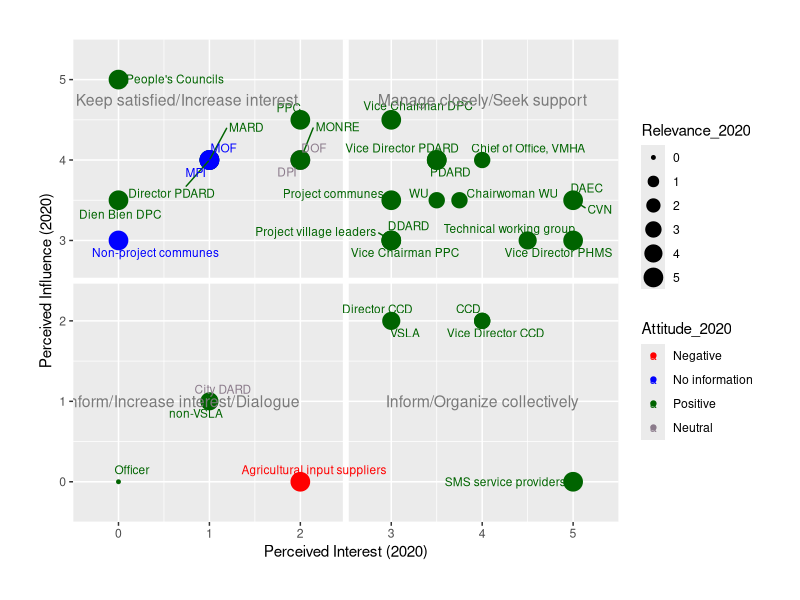
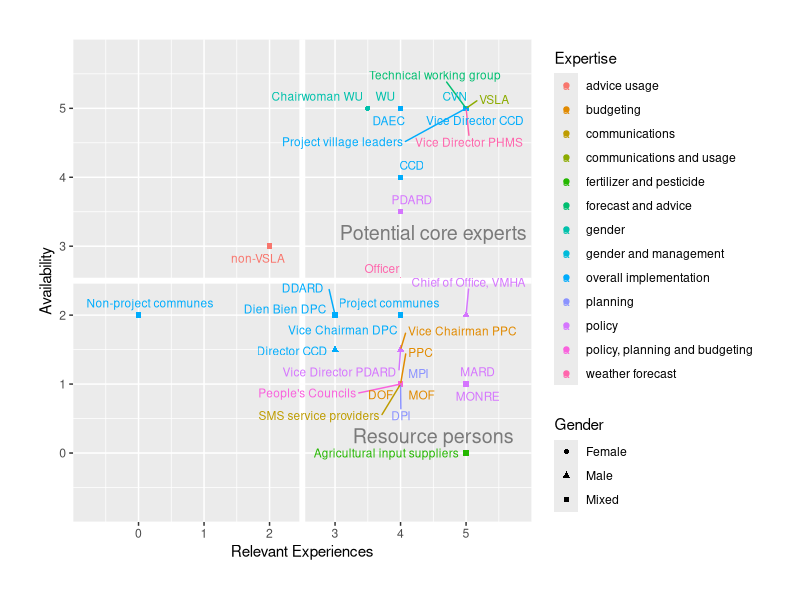
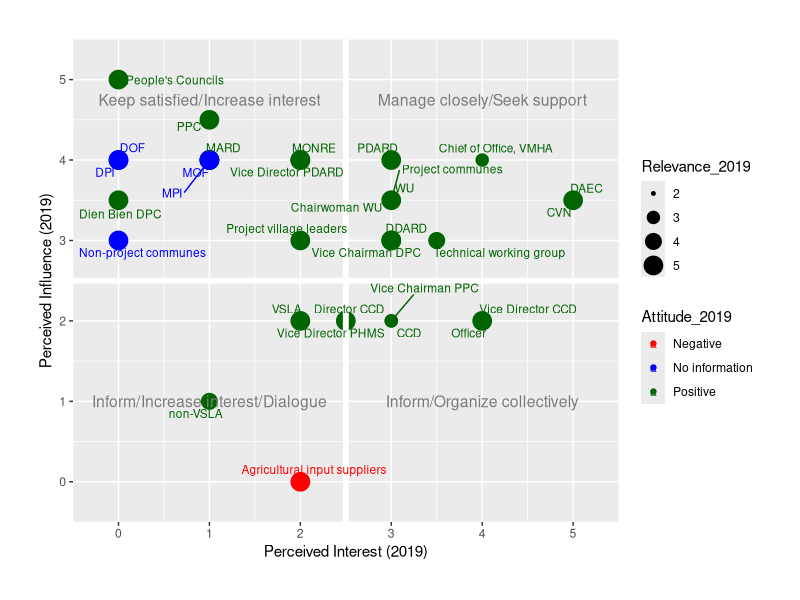
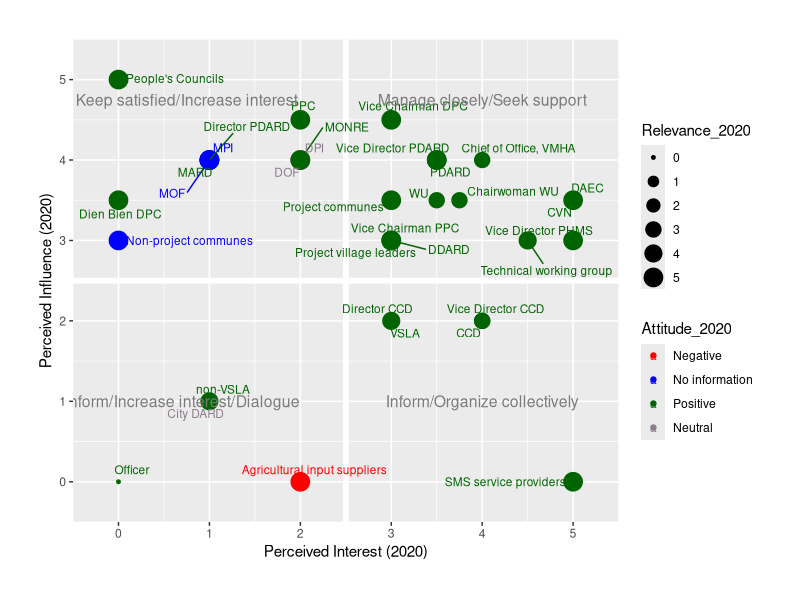

Write R code to recreate these figures, in order.
#test file####

#install.packages("ggrepel")
library(ggplot2)
library(ggrepel)
library(ggthemes)
#Call data for stakeholders' expertise, willingness and potential contribution 
#in the decision analysis#

stakeholder<-read.csv("stakeholder.csv")
#1. Plot stakeholders' experience, availability and expertise in decision analysis ####

expertplot<-ggplot(data = stakeholder, aes(x=Experience, y=Availability, label =stakeholders, color=Expertise))+ 
  geom_point(aes(shape=Gender))+
  xlab("Relevant Experiences")+
 #label names of stakeholder and expand space to show full names
  scale_x_continuous(labels = paste(seq(0, 5, by = 1)), 
                     breaks = seq(0,5, by = 1), 
                     limits = c(0, 5),
                     expand = c(0,1))+
  scale_y_continuous(labels = paste(seq(0, 5, by = 1)), 
                     breaks = seq(0,5, by = 1), 
                     limits = c(0, 5),
                     expand = c(0,1))+
  theme(plot.margin = unit(c(1,1,1,1), "cm"))+
# Create line to categorize stakeholders
  geom_hline(yintercept=2.5, color="white", size=2)+
  geom_vline(xintercept=2.5, color="white", size=2)+
# Show all names of overlapped values
# https://ggrepel.slowkow.com/articles/examples.html
  geom_text_repel(box.padding = 0.3, max.overlaps = Inf, size=3)+
  annotate("text", label = "Potential core experts",
    x = 4.5, y = 3.2, size = 5, colour = "grey48")+
  annotate("text", label = "Resource persons",
           x = 4.5, y = 0.25, size = 5, colour = "grey48")
 ggsave("expertplot.jpeg", dpi=400, height=7, width = 8)
 
#2. Stakeholder power and interest analysis in 2019####
 stakeholder<-read.csv("stakeholder.csv")
 Stakeholder_analysis_2019<-ggplot(data = stakeholder, aes(x=Interest_2019, y=Influence_2019, 
                                label=stakeholders,
                                color=Attitude_2019, size=Relevance_2019))+ 
   geom_point()+
   xlab("Perceived Interest (2019)")+
   ylab("Perceived Influence (2019)")+
   
   #label names of stakeholder and expand space to show full names
   scale_x_continuous(labels = paste(seq(0, 5, by = 1)), 
                      breaks = seq(0,5, by = 1), 
                      limits = c(0, 5),
                      expand = c(0,0.5))+
   scale_y_continuous(labels = paste(seq(0, 5, by = 1)), 
                      breaks = seq(0,5, by = 1), 
                      limits = c(0, 5),
                      expand = c(0,0.5))+
   theme(plot.margin = unit(c(1,1,1,1), "cm"))+
   scale_color_manual(breaks = c("Negative", "No information", "Positive"),
                      values=c("red", "blue", "dark green"))+
   # Create line to categorize stakeholders
   geom_hline(yintercept=2.5, color="white", size=2)+
   geom_vline(xintercept=2.5, color="white", size=2)+
   # Show all names of overlapped values
   # https://ggrepel.slowkow.com/articles/examples.html
   geom_text_repel(box.padding = 0.3, max.overlaps = Inf, size=3)+
   annotate("text", label = "Manage closely/Seek support",
            x = 4.0, y = 4.75, size = 4.0, colour = "grey48")+
   annotate("text", label = "Inform/Organize collectively",
            x = 4.0, y = 1.0, size = 4.0, colour = "grey48")+
   annotate("text", label = "Keep satisfied/Increase interest",
          x = 1.0, y = 4.75, size = 4.0, colour = "grey48")+
   annotate("text", label = "Inform/Increase interest/Dialogue",
            x = 1.0, y = 1.0, size = 4.0, colour = "grey48")
 ggsave("stakeholder_analysis_2019.jpeg", dpi=400, height=7, width = 8)
 
 #2. Stakeholder power and interest analysis in 2020####
 stakeholder<-read.csv("stakeholder.csv")
 ggplot(data = stakeholder, aes(x=Interest_2020, y=Influence_2020, 
                                label=stakeholders,
                                color=Attitude_2020, size=Relevance_2020))+ 
   geom_point()+
   xlab("Perceived Interest (2020)")+
   ylab("Perceived Influence (2020)")+
   
   #label names of stakeholder and expand space to show full names
   scale_x_continuous(labels = paste(seq(0, 5, by = 1)), 
                      breaks = seq(0,5, by = 1), 
                      limits = c(0, 5),
                      expand = c(0,0.5))+
   scale_y_continuous(labels = paste(seq(0, 5, by = 1)), 
                      breaks = seq(0,5, by = 1), 
                      limits = c(0, 5),
                      expand = c(0,0.5))+
   theme(plot.margin = unit(c(1,1,1,1), "cm"))+
   scale_color_manual(breaks = c("Negative", "No information", "Positive", "Neutral"),
                      values=c("red", "blue", "dark green", "thistle4"))+
   # Create line to categorize stakeholders
   geom_hline(yintercept=2.5, color="white", size=2)+
   geom_vline(xintercept=2.5, color="white", size=2)+
   # Show all names of overlapped values
   # https://ggrepel.slowkow.com/articles/examples.html
   geom_text_repel(box.padding = 0.3, max.overlaps = Inf, size=3)+
   annotate("text", label = "Manage closely/Seek support",
            x = 4.0, y = 4.75, size = 4.0, colour = "grey48")+
   annotate("text", label = "Inform/Organize collectively",
            x = 4.0, y = 1.0, size = 4.0, colour = "grey48")+
   annotate("text", label = "Keep satisfied/Increase interest",
            x = 0.75, y = 4.75, size = 4.0, colour = "grey48")+
   annotate("text", label = "Inform/Increase interest/Dialogue",
            x = 0.7, y = 1.0, size = 4.0, colour = "grey48")
 ggsave("stakeholder_analysis_2020.jpeg", dpi=400, height=7, width = 8)
 


#https://stackoverflow.com/questions/15624656/label-points-in-geom-point
#https://intellipaat.com/community/16343/how-to-put-labels-over-geombar-for-each-bar-in-r-with-ggplot2




